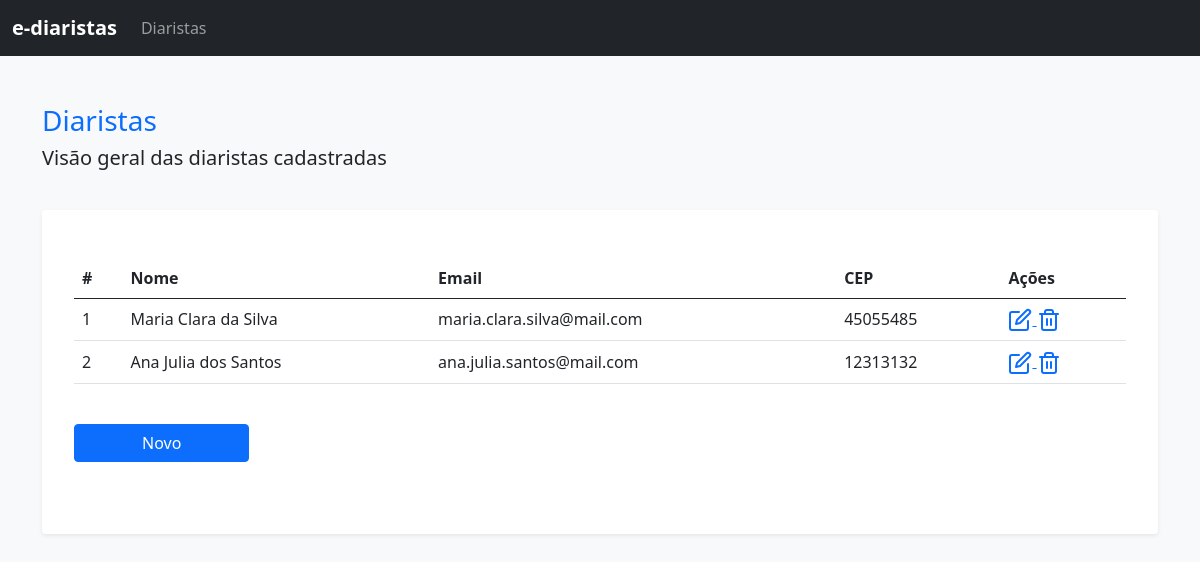
Page /web/listar_diaristas on the earlier database version.
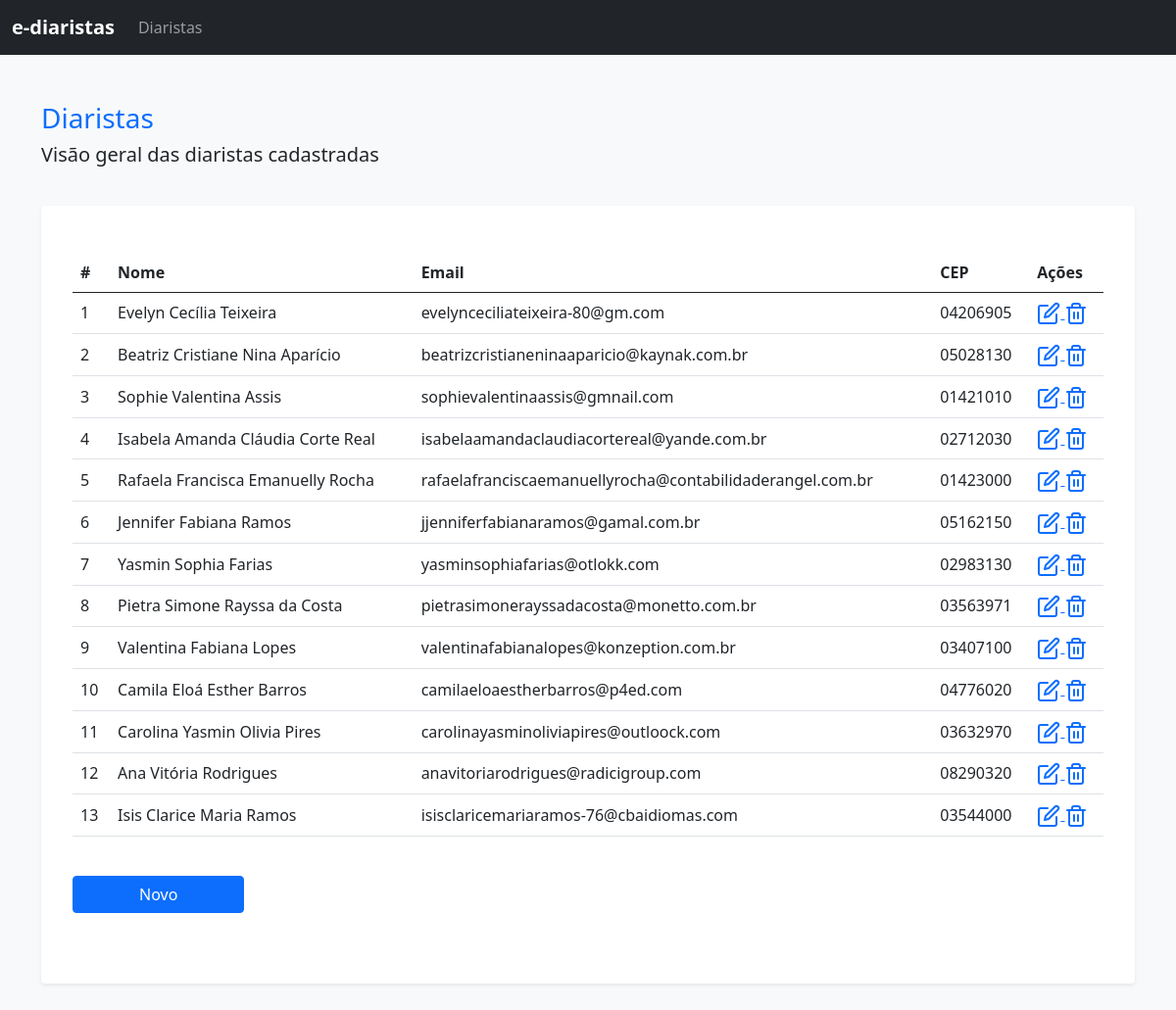
Same page on the later database version.
### web/models.py (models this page shows)
class Diarista(models.Model):
    nome_completo = models.CharField(max_length=100, null=False, blank=False)
    cpf = models.CharField(max_length=11, null=False, blank=False, unique=True)
    email = models.EmailField(null=False, blank=False, unique=True)
    telefone = models.CharField(max_length=11, null=False, blank=False)
    logradouro = models.CharField(max_length=100, null=False, blank=False)
    numero = models.IntegerField(null=False, blank=False)
    bairro = models.CharField(max_length=100, null=False, blank=False)
    complemento = models.CharField(max_length=100, null=False, blank=True)
    cep = models.CharField(max_length=8, null=False, blank=False)
    estado = models.CharField(max_length=2, null=False, blank=False)
    codigo_ibge = models.IntegerField(null=False, blank=False)
    foto_usuario = models.ImageField(null=False)

### web/views.py (the view)
# urls.py: path('listar_diaristas', listar_diaristas, name='listar_diaristas'),
def listar_diaristas(request):
    diaristas = Diarista.objects.all()
    return render(request, 'lista_diaristas.html', {'diaristas': diaristas})

### web/templates/lista_diaristas.html
{% extends 'base.html' %}
{% load easy_mask %}
{% block conteudo %}
<h3 class="pb-2 mb-0 text-primary">Diaristas</h3>
<h5 class="pb-4 mb-0 fw-light">Visão geral das diaristas cadastradas</h5>
<div class="my-3 p-3 bg-body rounded shadow-sm">
    <div class="my-3 p-3 table-responsive">
        <table class="table align-middle">
            <thead>
            <tr>
                <th>#</th>
                <th>Nome</th>
                <th>Email</th>
                <th>CEP</th>
                <th>Ações</th>
            </tr>
            </thead>
            <tbody>
            {% for diarista in diaristas %}
            <tr>
                <td>{{diarista.id}}</td>
                <td>{{diarista.nome_completo}}</td>
                <td>{{diarista.email}}</td>
                <td>{{diarista.cep | cep}}</td>
                <td>
                    <a href="{% url 'editar_diarista' diarista.id %}" data-bs-toggle="tooltip" title="Editar">
                        <i data-feather="edit"></i>
                    </a>
                    <a href="{% url 'remover_diarista' diarista.id %}" data-bs-toggle="tooltip" title="Remover">
                        <i data-feather="trash-2"> </i>
                    </a>
                </td>
            </tr>
            {% endfor %}
            </tbody>
        </table>
        <div class="py-4 d-grid col-2">
            <a href="{% url 'cadastrar_diarista' %}" class="btn btn-primary">Novo</a>
        </div>
    </div>
</div>
{% endblock conteudo %}

### web/templates/base.html (shortened to what this page needs)
<!DOCTYPE html>
<html lang="en">
<head>
    <link href="https://cdn.jsdelivr.net/npm/bootstrap@5.0.1/dist/css/bootstrap.min.css" rel="stylesheet"
>
</head>
<body class="bg-light">
<nav class="navbar navbar-expand-lg navbar-dark bg-dark">
    <div class="container-fluid">
        <a href="#" class="navbar-brand fw-bold">e-diaristas</a>
        <div class="collapse navbar-collapse" id="navbarCollapse">
            <ul class="navbar-nav">
                <li class="nav-item">
                    <a href="{% url 'listar_diaristas' %}" class="nav-link" aria-current="page">Diaristas</a>
                </li>
            </ul>
        </div>
    </div>
</nav>
<main role="main" class="container py-5">
    {% block conteudo %}
    {% endblock conteudo %}
</main>
</body>
</html>

Differences in the rows shown:
changed Diarista id 1: nome_completo "Maria Clara da Silva" → "Evelyn Cecília Teixeira"; email "maria.clara.silva@mail.com" → "evelynceciliateixeira-80@gm.com"; cep|cep "45055485" → "04206905"
changed Diarista id 2: nome_completo "Ana Julia dos Santos" → "Beatriz Cristiane Nina Aparício"; email "ana.julia.santos@mail.com" → "beatrizcristianeninaaparicio@kaynak.com.br"; cep|cep "12313132" → "05028130"
added Diarista: id "3", nome_completo "Sophie Valentina Assis", email "sophievalentinaassis@gmnail.com", cep|cep "01421010"
added Diarista: id "4", nome_completo "Isabela Amanda Cláudia Corte Real", email "isabelaamandaclaudiacortereal@yande.com.br", cep|cep "02712030"
added Diarista: id "5", nome_completo "Rafaela Francisca Emanuelly Rocha", email "rafaelafranciscaemanuellyrocha@contabilidaderangel.com.br", cep|cep "01423000"
added Diarista: id "6", nome_completo "Jennifer Fabiana Ramos", email "jjenniferfabianaramos@gamal.com.br", cep|cep "05162150"
added Diarista: id "7", nome_completo "Yasmin Sophia Farias", email "yasminsophiafarias@otlokk.com", cep|cep "02983130"
added Diarista: id "8", nome_completo "Pietra Simone Rayssa da Costa", email "pietrasimonerayssadacosta@monetto.com.br", cep|cep "03563971"
added Diarista: id "9", nome_completo "Valentina Fabiana Lopes", email "valentinafabianalopes@konzeption.com.br", cep|cep "03407100"
added Diarista: id "10", nome_completo "Camila Eloá Esther Barros", email "camilaeloaestherbarros@p4ed.com", cep|cep "04776020"
added Diarista: id "11", nome_completo "Carolina Yasmin Olivia Pires", email "carolinayasminoliviapires@outloock.com", cep|cep "03632970"
added Diarista: id "12", nome_completo "Ana Vitória Rodrigues", email "anavitoriarodrigues@radicigroup.com", cep|cep "08290320"
added Diarista: id "13", nome_completo "Isis Clarice Maria Ramos", email "isisclaricemariaramos-76@cbaidiomas.com", cep|cep "03544000"
